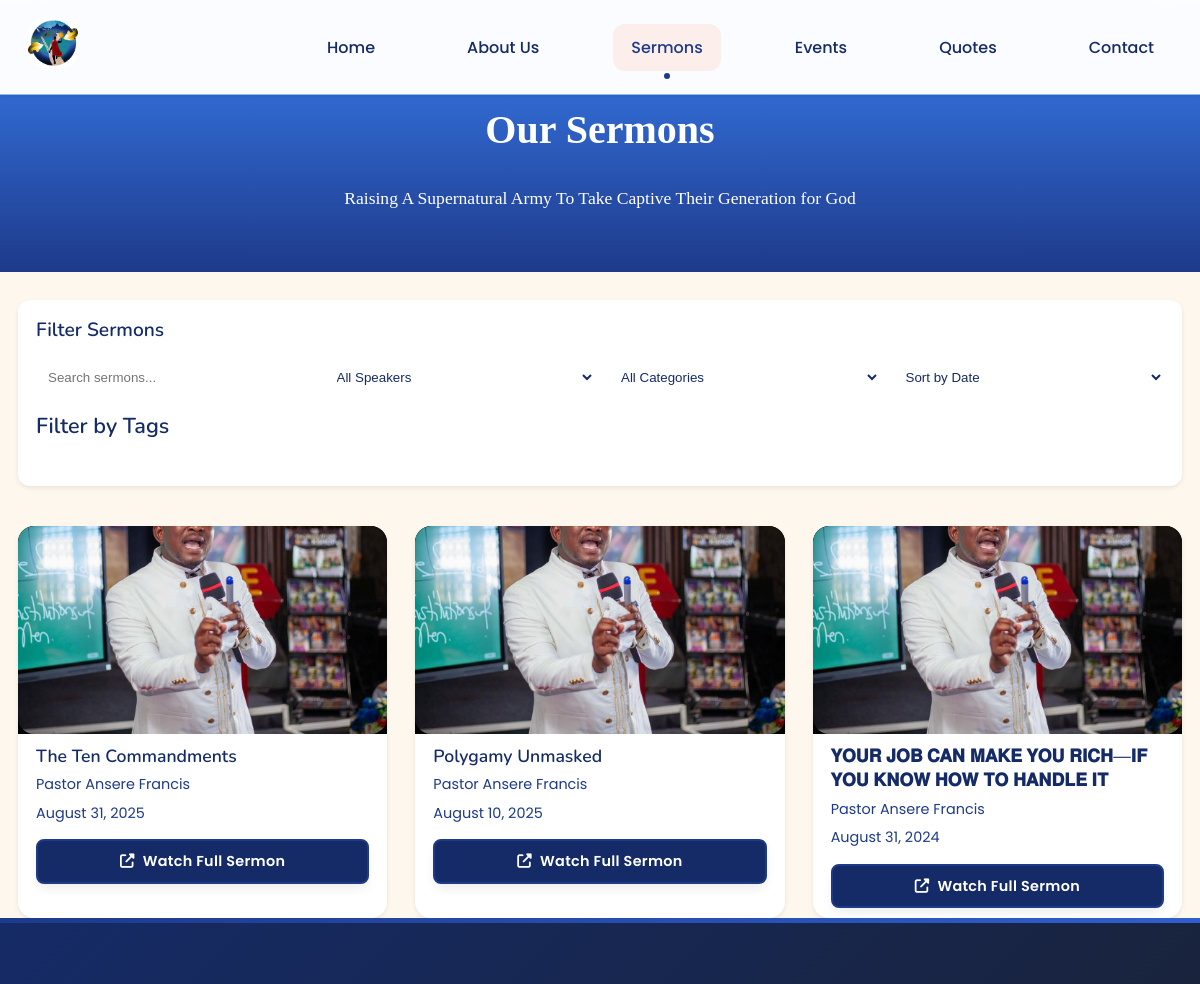
The page /sermons/ (upper part) on the database as committed earlier.
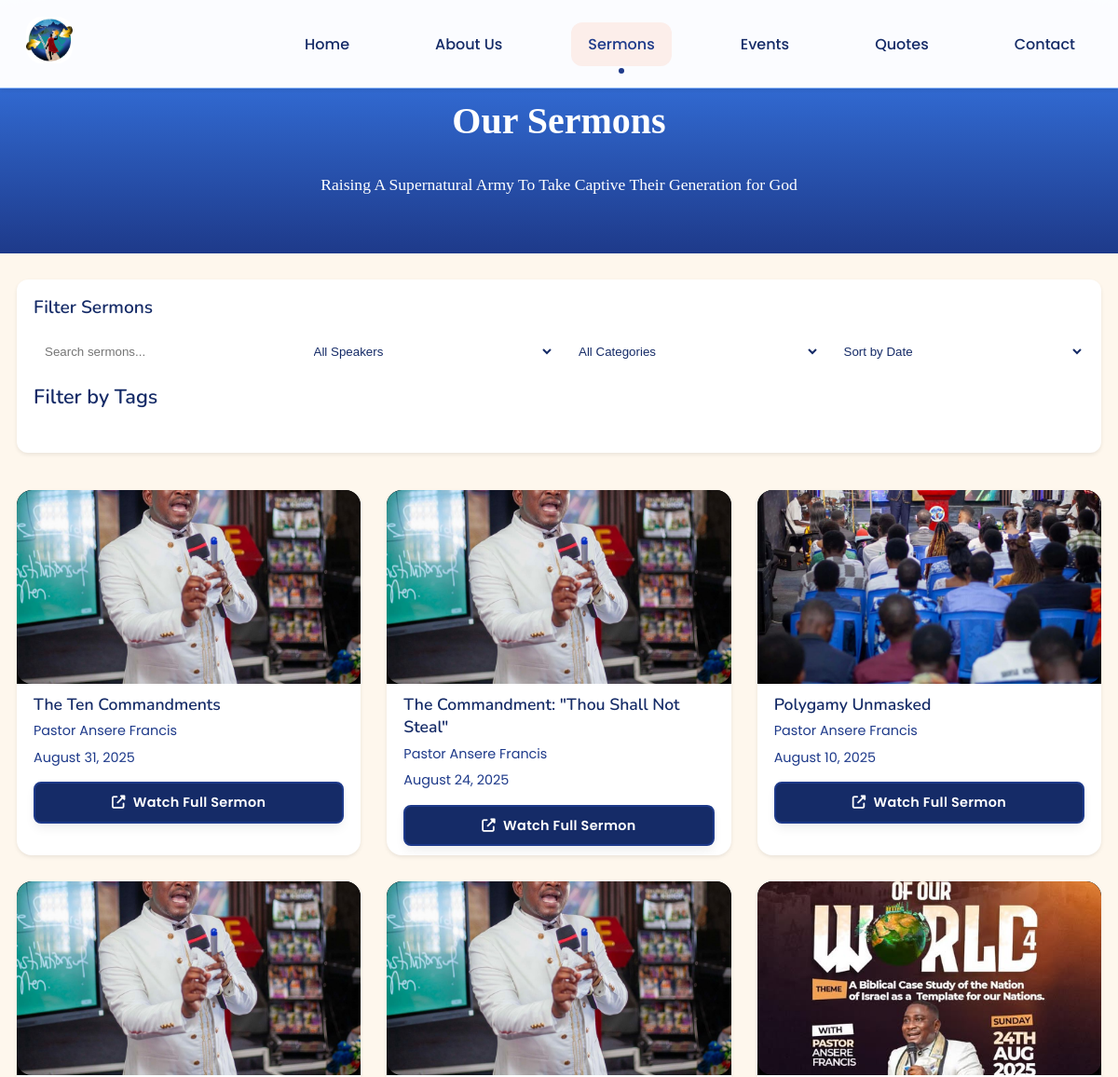
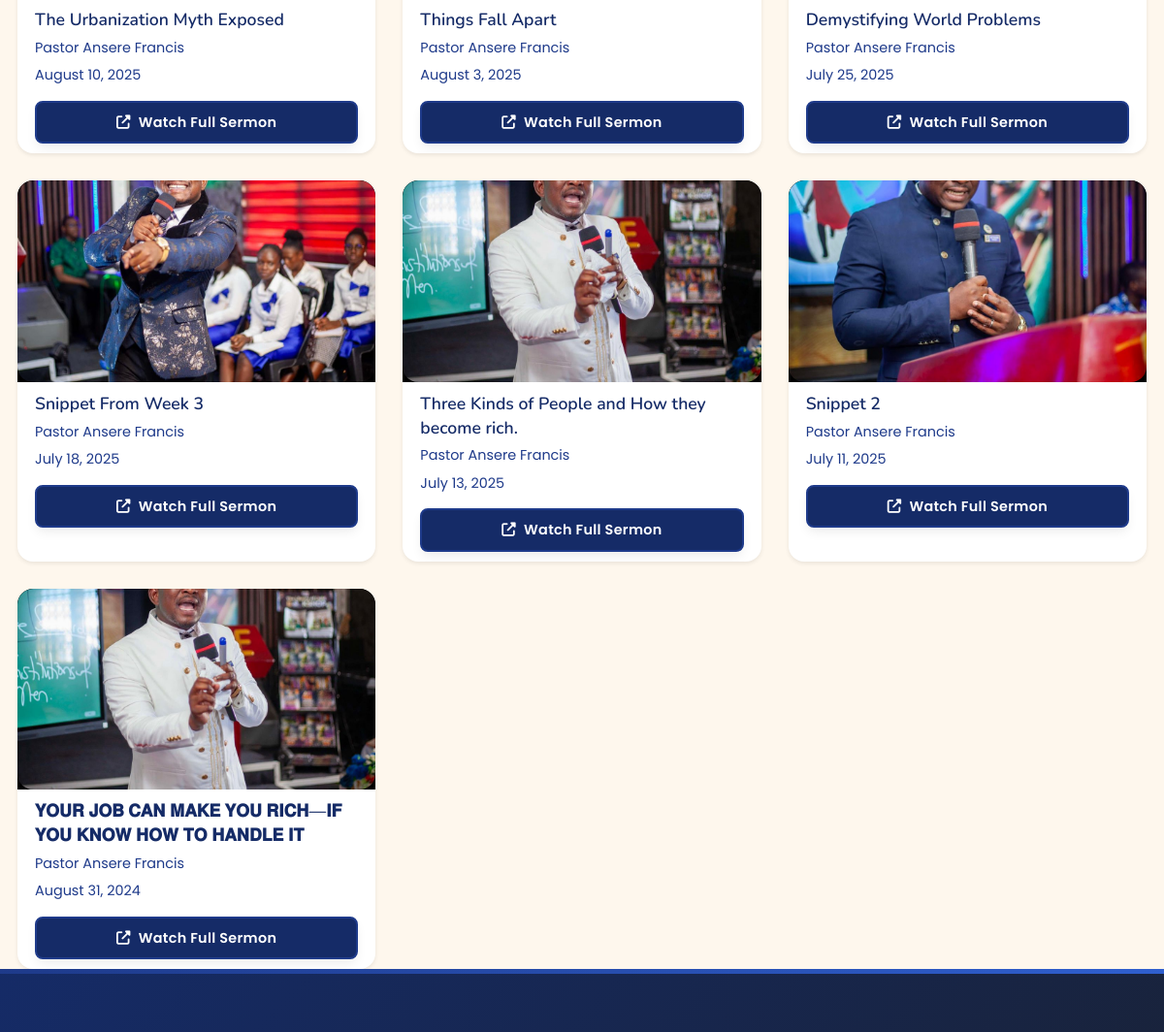
The same page on the database as committed later (2 pictures, top to bottom).
### core/models.py (models this page shows, shortened)
class Sermon(models.Model):
   title = models.CharField(max_length=200)
   subtitle = models.CharField(max_length=200, blank=True, null=True)
   preacher = models.CharField(max_length=100)
   series = models.CharField(max_length=200, blank=True, null=True)
   date = models.DateField()
   highlight_url = models.URLField(blank=True, null=True) # Shirt clip in website
   video_url = models.URLField(blank=True, null=True)     # full video in YouTube
   thumbnail = models.ImageField(upload_to='sermon_thumbnails/', blank=True, null=True)
   @property
   def highlight_embed(self):
      if self.highlight_url and "youtube.com" in self.highlight_url:
         url_data = urlparse(self.highlight_url)
         query = parse_qs(url_data.query)
         video_id = query.get("v")
         if video_id:
            return f"https://www.youtube.com/embed/{video_id[0]}"
      if self.highlight_url and "youtu.be" in self.highlight_url:
         video_id = self.highlight_url.split("/")[-1]
         return f"https://www.youtube.com/embed/{video_id}"
      return None
   @property
   def get_highlight_id(self):
      if not self.highlight_url:
         return None

### core/views.py (the view)
# urls.py: path('sermons/', views.sermons, name='sermons'),
def sermons(request):
    all_sermons = Sermon.objects.order_by('-date')
    speakers = Sermon.objects.order_by('preacher').values_list('preacher', flat=True).distinct()
    series = Sermon.objects.order_by('series').values_list('series', flat=True).distinct().exclude(series__isnull=True).exclude(series__exact='')
    context = {
        'sermons': all_sermons,
        'speakers': speakers,
        'series_list': series,
    }
    return render(request, 'core/sermons.html', context)

### templates/core/sermons.html (shortened to what this page needs)
{% extends 'base.html' %}
{% load static %}
{% block head_extra %}
    <link rel="stylesheet" href="{% static 'css/sermons.css' %}">
{% endblock %}
{% block content %}
    <header class="sermons-header">
        <div class="container">
            <h1 class="text-center">Our Sermons</h1>
            <p class="text-center">Raising A Supernatural Army To Take Captive Their Generation for God</p>
        </div>
    </header>
    <main class="container">
        <div class="sermons-filters">
            <h3>Filter Sermons</h3>
            <div class="filter-group">
                <input type="text" id="searchInput" class="filter-input" placeholder="Search sermons...">
                <select id="speakerFilter" class="filter-input">
                    <option value="">All Speakers</option>
                </select>
                <select id="categoryFilter" class="filter-input">
                    <option value="">All Categories</option>
                </select>
                <select id="dateFilter" class="filter-input">
                    <option value="">Sort by Date</option>
                </select>
            </div>
            <div class="tags-filter">
                <h4>Filter by Tags</h4>
            </div>
        </div>
        <section class="sermons-grid">
            {% if sermons %}
                {% for s in sermons %}
                    <div class="sermon-card"
                         data-video-url="{{ s.video_url }}"
                         data-title="{{ s.title }}"
                         data-preacher="{{ s.preacher }}"
                         data-date="{{ s.date|date:'F j, Y' }}"
                         data-series="{{ s.series }}"
                         data-tags="{% for tag in s.tags.all %}{{ tag.name|lower }}{% if not forloop.last %},{% endif %}{% endfor %}">
                        <div class="sermon-thumbnail-container play-btn">
                            {% if s.get_highlight_id %}
                                <img src="https://img.youtube.com/vi/{{ s.get_highlight_id|cut:'https://www.youtube.com/embed/' }}/hqdefault.jpg" alt="{{ s.title }}" class="sermon-thumbnail" loading="lazy">
                            {% elif s.thumbnail %}
                                <img src="{{ s.thumbnail.url }}" alt="{{ s.title }}" class="sermon-thumbnail" loading="lazy">
                            {% else %}
                                <img src="{% static 'img/white_suit.jpg' %}" alt="{{ s.title }}" class="sermon-thumbnail" loading="lazy">
                            {% endif %}
                        </div>
                        <div class="sermon-info">
                            <h4 class="sermon-title">{{ s.title }}</h4>
                            <p class="sermon-preacher">{{ s.preacher }}</p>
                            <p class="sermon-date">{{ s.date|date:"F j, Y" }}</p>
                            {% if s.video_url %}
                                <a href="{{ s.video_url }}" class="btn btn-primary watch-full-btn" target="_blank" rel="noopener">
                                    <i class="fas fa-external-link-alt"></i> Watch Full Sermon
                                </a>
                            {% endif %}
                        </div>
                    </div>
                {% endfor %}
            {% else %}
                <div class="no-sermons">
                    <i class="fas fa-search"></i>
                    <p>No sermons available.</p>
                </div>
            {% endif %}
        </section>
    </main>
{% endblock %}

### templates/base.html (shortened to what this page needs)
{% load static %}
<!DOCTYPE html>
<html lang="en">
<head>
    <link rel="stylesheet" href="https://cdnjs.cloudflare.com/ajax/libs/font-awesome/6.5.2/css/all.min.css" />
    <link rel="stylesheet" href="{% static 'css/base.css' %}">
    {% block head_extra %}{% endblock %}
</head>
<body>
    <nav class="nav">
        <div class="nav-container">
            <div class="logo">
                <a href="{% url 'core:home' %}">
                    <img src="{% static 'img/logo.jpeg' %}" alt="Kingdom Civilization Embassy Logo">
                </a>
            </div>
            <div class="nav-menu">
                <a href="{% url 'core:home' %}" class="{% if request.resolver_match.url_name == 'home' %}active{% endif %}">Home</a>
                <a href="{% url 'core:about' %}" class="{% if request.resolver_match.url_name == 'about' %}active{% endif %}">About Us</a>
                <a href="{% url 'core:sermons' %}" class="{% if request.resolver_match.url_name == 'sermons' %}active{% endif %}">Sermons</a>
                <a href="{% url 'core:events' %}" class="{% if request.resolver_match.url_name == 'events' %}active{% endif %}">Events</a>
                <a href="{% url 'core:quotes' %}" class="{% if request.resolver_match.url_name == 'quotes' %}active{% endif %}">Quotes</a>
                <a href="{% url 'core:contact' %}" class="{% if request.resolver_match.url_name == 'contact' %}active{% endif %}">Contact</a>
            </div>
        </div>
    </nav>
    <main>
        {% block content %}{% endblock %}
    </main>
    <footer class="footer">
    </footer>
</body>
</html>

### static/css/sermons.css (style rules this page uses)
body { background: var(--surface-warm); color: var(--text-primary); }
.container { max-width: 1200px; margin: 0 auto; padding: 0 var(--spacing-md); }
.sermons-header { background: linear-gradient(to top, var(--primary) 0%, var(--primary-light) 100%); margin-bottom: var(--spacing-lg); padding: calc(64px + var(--spacing-xl)) 0 var(--spacing-xl) 0; }
.sermons-header h1 { font-size: 2.5rem; font-weight: 800; color: var(--surface); font-family: 'Georgia', serif; }
.sermons-header p { font-size: 1.1rem; color: var(--surface); font-family: 'Georgia', serif; }
.sermons-filters { margin-bottom: var(--spacing-xl); padding: var(--spacing-md); background: var(--surface); border-radius: var(--radius-md); box-shadow: var(--shadow-sm); }
.sermons-filters h3 { margin-top: 0; margin-bottom: var(--spacing-md); font-size: 1.2rem; }
.filter-group { display: flex; flex-wrap: wrap; gap: var(--spacing-sm); }
.filter-input { flex: 1; min-width: 150px; padding: 8px 12px; border: 1px solid var(--border-color); border-radius: var(--radius-sm); background: var(--background); color: var(--text-primary); }
.tags-filter { margin-top: var(--spacing-md); }
.sermons-grid { display: grid; grid-template-columns: repeat(auto-fill, minmax(300px, 1fr)); gap: var(--spacing-lg); margin-top: var(--spacing-lg); }
.sermon-card { display: flex; flex-direction: column; text-decoration: none; color: var(--text-primary); background: var(--surface); border-radius: var(--radius-lg); overflow: hidden; box-shadow: var(--shadow-sm); transition: transform 0.2s ease-in-out, box-shadow 0.2s ease-in-out; }
.sermon-thumbnail-container { position: relative; width: 100%; padding-top: 56.25%; overflow: hidden; background: #000; cursor: pointer; }
.sermon-thumbnail { position: absolute; top: 0; left: 0; width: 100%; height: 100%; object-fit: cover; display: block; }
.sermon-info { padding: var(--spacing-sm) var(--spacing-md); display: flex; flex-direction: column; gap: 4px; }
.sermon-title { font-size: 1.1rem; font-weight: 600; line-height: 1.4; margin: 0; }
.sermon-preacher, .sermon-date { font-size: 0.9rem; color: var(--text-secondary); margin: 0; }
.watch-full-btn { display: inline-flex; align-items: center; justify-content: center; gap: 8px; padding: 8px 16px; background: var(--primary-dark); color: var(--surface); border-radius: var(--radius-sm); text-decoration: none; font-size: 0.9rem; font-weight: 600; margin-top: var(--spacing-sm); transition: background 0.2s; }

Rows that differ between the two databases and show on the page:
added Sermon: title "The Commandment: \"Thou Shall Not Steal\"", preacher "Pastor Ansere Francis", date "August 24, 2025"
changed Sermon "Polygamy Unmasked": thumbnail: picture added
added Sermon: title "The Urbanization Myth Exposed", preacher "Pastor Ansere Francis", date "August 10, 2025"
added Sermon: title "Things Fall Apart", preacher "Pastor Ansere Francis", date "August 3, 2025"
added Sermon: thumbnail (picture), title "Demystifying World Problems", preacher "Pastor Ansere Francis", date "July 25, 2025"
added Sermon: thumbnail (picture), title "Snippet From Week 3", preacher "Pastor Ansere Francis", date "July 18, 2025"
added Sermon: title "Three Kinds of People and How they become rich.", preacher "Pastor Ansere Francis", date "July 13, 2025"
added Sermon: thumbnail (picture), title "Snippet 2", preacher "Pastor Ansere Francis", date "July 11, 2025"
